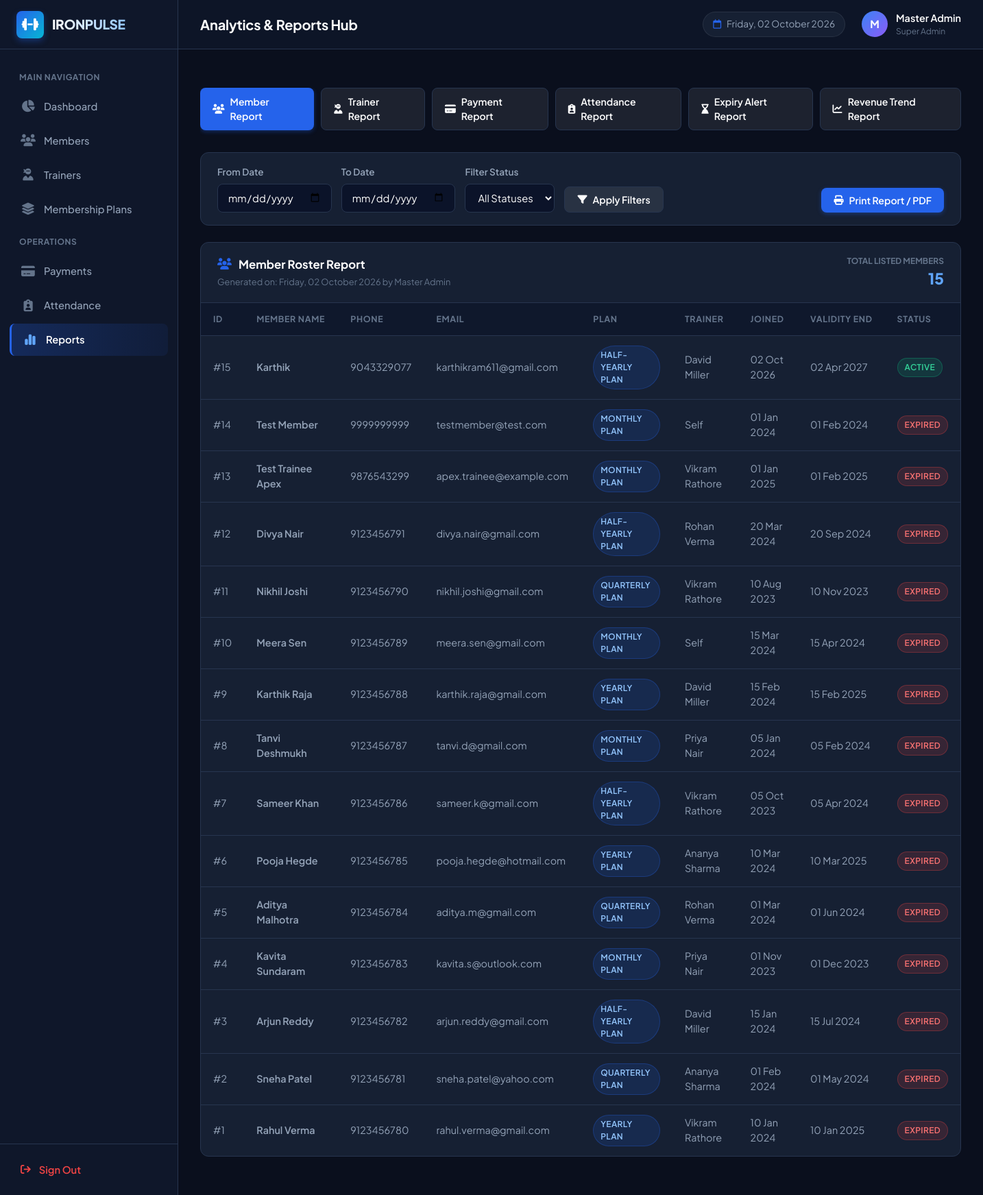
The page /reports (signed in) on the database its author committed.
### tables this page shows
CREATE TABLE members (
        id INTEGER PRIMARY KEY AUTOINCREMENT,
        full_name TEXT NOT NULL,
        email TEXT UNIQUE NOT NULL,
        phone TEXT NOT NULL,
        gender TEXT NOT NULL,
        dob TEXT,
        address TEXT,
        joining_date TEXT NOT NULL,
        trainer_id INTEGER,
        plan_id INTEGER,
        membership_start TEXT NOT NULL,
        membership_end TEXT NOT NULL,
        status TEXT DEFAULT 'Active',
        created_at TIMESTAMP DEFAULT CURRENT_TIMESTAMP,
        FOREIGN KEY (trainer_id) REFERENCES trainers(id) ON DELETE SET NULL,
        FOREIGN KEY (plan_id) REFERENCES membership_plans(id) ON DELETE SET NULL
    );

CREATE TABLE membership_plans (
        id INTEGER PRIMARY KEY AUTOINCREMENT,
        plan_name TEXT UNIQUE NOT NULL,
        duration_months INTEGER NOT NULL,
        price REAL NOT NULL,
        description TEXT,
        status TEXT DEFAULT 'Active',
        created_at TIMESTAMP DEFAULT CURRENT_TIMESTAMP
    );

CREATE TABLE trainers (
        id INTEGER PRIMARY KEY AUTOINCREMENT,
        name TEXT NOT NULL,
        email TEXT UNIQUE NOT NULL,
        phone TEXT NOT NULL,
        gender TEXT NOT NULL,
        specialization TEXT NOT NULL,
        experience INTEGER NOT NULL DEFAULT 1,
        salary REAL NOT NULL DEFAULT 0.00,
        joining_date TEXT NOT NULL,
        status TEXT DEFAULT 'Active',
        created_at TIMESTAMP DEFAULT CURRENT_TIMESTAMP
    );

### app.py (the view, shortened to what this page needs)
@app.route('/reports', methods=['GET'])
@app.route('/reports/<string:sub_report>', methods=['GET'])
@login_required
def reports(sub_report=None):
    report_type = sub_report or request.args.get('type', 'members')
    start_date = request.args.get('start_date', '')
    end_date = request.args.get('end_date', '')
    status_filter = request.args.get('status', '')
    report_data = []
    summary_metric = None
    if report_type == 'members':
        sql = """
            SELECT m.*, p.plan_name, t.name AS trainer_name
            FROM members m
            LEFT JOIN membership_plans p ON m.plan_id = p.id
            LEFT JOIN trainers t ON m.trainer_id = t.id
            WHERE 1=1
        """
        params = []
        if status_filter:
            sql += " AND m.status = %s"
            params.append(status_filter)
        if start_date:
            sql += " AND m.joining_date >= %s"
            params.append(start_date)
        if end_date:
            sql += " AND m.joining_date <= %s"
            params.append(end_date)
        sql += " ORDER BY m.id DESC"
        report_data = query_db(sql, tuple(params))
        summary_metric = {'label': 'Total Listed Members', 'value': len(report_data)}
    return render_template(
        'reports/reports.html',
        report_type=report_type,
        start_date=start_date,
        end_date=end_date,
        status=status_filter,
        report_data=report_data,
        summary_metric=summary_metric
    )

### app.py (called while the page is built)
@app.template_filter('format_date')
def date_filter(d):
    return format_date_display(d)

@app.context_processor
def inject_globals():
    return {
        'current_date': date.today().strftime('%A, %d %B %Y'),
        'today_ymd': date.today().strftime('%Y-%m-%d'),
        'current_admin': session.get('admin_name', 'Administrator'),
        'current_admin_user': session.get('admin_username', 'admin')
    }

### utils/database.py (called while the page is built, shortened)
def is_mysql_available():
    global _mysql_checked, _mysql_available
    if _mysql_checked:
        return _mysql_available

def get_db_connection():
    global DB_MODE
    DB_MODE = 'sqlite_fallback'
    os.makedirs(os.path.dirname(SQLITE_PATH), exist_ok=True)
    conn = sqlite3.connect(SQLITE_PATH, timeout=10)
    conn.row_factory = sqlite3.Row
    return conn

def query_db(query, args=(), one=False):
    conn = get_db_connection()
    try:
        if DB_MODE == 'mysql':
            cursor = conn.cursor(dictionary=True)
            cursor.execute(query, args)
            result = cursor.fetchall()
            cursor.close()
            return (result[0] if result else None) if one else result
        else:
            adapted_query = adapt_query_for_sqlite(query)
            cursor = conn.cursor()
            cursor.execute(adapted_query, args)
            rows = cursor.fetchall()
            result = [dict(row) for row in rows]
            cursor.close()
            return (result[0] if result else None) if one else result
    finally:
        conn.close()

### utils/helpers.py (called while the page is built)
def login_required(f):
    @wraps(f)
    def decorated_function(*args, **kwargs):
        if 'admin_logged_in' not in session or not session.get('admin_logged_in'):
            flash('Please log in first to access the dashboard.', 'warning')
            return redirect(url_for('login'))
        return f(*args, **kwargs)
    return decorated_function

def format_date_display(d):
    if not d:
        return "N/A"
    try:
        if isinstance(d, (datetime, date)):
            return d.strftime('%d %b %Y')
        parsed = datetime.strptime(str(d).split(' ')[0], '%Y-%m-%d')
        return parsed.strftime('%d %b %Y')
    except Exception:
        return str(d)

### templates/reports/reports.html (shortened to what this page needs)
{% extends 'base.html' %}
{% block page_title %}Analytics &amp; Reports Hub{% endblock %}
{% block content %}
<div class="no-print" style="display: flex; gap: 10px; margin-bottom: 24px; overflow-x: auto; padding-bottom: 8px;">
    <a href="{{ url_for('reports', type='members') }}" class="btn {% if report_type == 'members' %}btn-primary{% else %}btn-secondary{% endif %}">
        <i class="fa-solid fa-users"></i> Member Report
    </a>
    <a href="{{ url_for('reports', type='trainers') }}" class="btn {% if report_type == 'trainers' %}btn-primary{% else %}btn-secondary{% endif %}">
        <i class="fa-solid fa-user-ninja"></i> Trainer Report
    </a>
    <a href="{{ url_for('reports', type='payments') }}" class="btn {% if report_type == 'payments' %}btn-primary{% else %}btn-secondary{% endif %}">
        <i class="fa-solid fa-credit-card"></i> Payment Report
    </a>
    <a href="{{ url_for('reports', type='attendance') }}" class="btn {% if report_type == 'attendance' %}btn-primary{% else %}btn-secondary{% endif %}">
        <i class="fa-solid fa-clipboard-user"></i> Attendance Report
    </a>
    <a href="{{ url_for('reports', type='expiry') }}" class="btn {% if report_type == 'expiry' %}btn-primary{% else %}btn-secondary{% endif %}">
        <i class="fa-solid fa-hourglass-end"></i> Expiry Alert Report
    </a>
    <a href="{{ url_for('reports', type='revenue') }}" class="btn {% if report_type == 'revenue' %}btn-primary{% else %}btn-secondary{% endif %}">
        <i class="fa-solid fa-chart-line"></i> Revenue Trend Report
    </a>
</div>
<div class="card no-print" style="margin-bottom: 24px;">
    <div class="card-body" style="padding: 18px 24px;">
        <form action="{{ url_for('reports') }}" method="GET" style="display: flex; gap: 14px; align-items: flex-end; flex-wrap: wrap;">
            {% if report_type in ['members', 'payments', 'attendance'] %}
                <div class="form-group" style="margin-bottom: 0;">
                    <label class="form-label">From Date</label>
                    <input type="date" name="start_date" class="form-control" style="width: auto;" value="{{ start_date }}">
                </div>
                <div class="form-group" style="margin-bottom: 0;">
                    <label class="form-label">To Date</label>
                    <input type="date" name="end_date" class="form-control" style="width: auto;" value="{{ end_date }}">
                </div>
            {% endif %}
            {% if report_type in ['members', 'trainers', 'payments', 'attendance'] %}
                <div class="form-group" style="margin-bottom: 0;">
                    <label class="form-label">Filter Status</label>
                    <select name="status" class="form-select" style="width: auto;">
                        <option value="">All Statuses</option>
                    </select>
                </div>
            {% endif %}
            <button type="submit" class="btn btn-secondary">
                <i class="fa-solid fa-filter"></i> Apply Filters
            </button>
            <div style="margin-left: auto;">
                <button type="button" onclick="window.print()" class="btn btn-primary">
                    <i class="fa-solid fa-print"></i> Print Report / PDF
                </button>
            </div>
        </form>
    </div>
</div>
<div class="card">
    <div class="card-header">
        <div>
            <h2 class="card-title">
                {% if report_type == 'members' %}
                    <i class="fa-solid fa-users"></i> Member Roster Report
                {% elif report_type == 'trainers' %}
                    <i class="fa-solid fa-user-ninja"></i> Trainer Performance &amp; Payroll Report
                {% elif report_type == 'payments' %}
                    <i class="fa-solid fa-credit-card"></i> Revenue &amp; Payment Collections Report
                {% elif report_type == 'attendance' %}
                    <i class="fa-solid fa-clipboard-user"></i> Member Attendance Activity Report
                {% elif report_type == 'expiry' %}
                    <i class="fa-solid fa-triangle-exclamation" style="color: #f59e0b;"></i> Membership Expiry Watchlist (Upcoming 30 Days)
                {% elif report_type == 'revenue' %}
                    <i class="fa-solid fa-chart-line"></i> Monthly Revenue Aggregation Report
                {% endif %}
            </h2>
            <div style="color: var(--text-dim); font-size: 0.8rem; margin-top: 4px;">
                Generated on: {{ current_date }} by {{ current_admin }}
            </div>
        </div>
        {% if summary_metric %}
            <div style="text-align: right;">
                <div style="font-size: 0.75rem; text-transform: uppercase; color: var(--text-dim); font-weight: 700;">
                    {{ summary_metric.label }}
                </div>
                <div style="font-size: 1.4rem; font-weight: 800; color: #60a5fa;">
                    {{ summary_metric.value }}
                </div>
            </div>
        {% endif %}
    </div>
    <div class="table-responsive">
        {% if report_type == 'members' %}
        <table class="data-table">
            <thead>
                <tr>
                    <th>ID</th>
                    <th>Member Name</th>
                    <th>Phone</th>
                    <th>Email</th>
                    <th>Plan</th>
                    <th>Trainer</th>
                    <th>Joined</th>
                    <th>Validity End</th>
                    <th>Status</th>
                </tr>
            </thead>
            <tbody>
                {% for m in report_data %}
                    <tr>
                        <td>#{{ m.id }}</td>
                        <td class="table-member-name">{{ m.full_name }}</td>
                        <td>{{ m.phone }}</td>
                        <td>{{ m.email }}</td>
                        <td><span class="badge badge-plan">{{ m.plan_name or 'None' }}</span></td>
                        <td>{{ m.trainer_name or 'Self' }}</td>
                        <td>{{ m.joining_date | format_date }}</td>
                        <td>{{ m.membership_end | format_date }}</td>
                        <td><span class="badge badge-{{ m.status | lower }}">{{ m.status }}</span></td>
                    </tr>
                {% endfor %}
            </tbody>
        </table>
        {% endif %}
    </div>
</div>
{% endblock %}

### static/css/style.css (style rules this page uses)
:root { --bg-main: #0a0f1d; --bg-sidebar: #0f172a; --bg-card: #162033; --bg-card-hover: #1e293b; --bg-input: #0b1329; --border-color: #27354f; --border-light: rgba(255, 255, 255, 0.08); --primary: #2563eb; --primary-hover: #1d4ed8; --primary-glow: rgba(37, 99, 235, 0.35); --accent-cyan: #06b6d4; --success: #10b981; --success-bg: rgba(16, 185, 129, 0.15); --danger: #ef4444; --danger-bg: rgba(239, 68, 68, 0.15); --warning: #f59e0b; --warning-bg: rgba(245, 158, 11, 0.15); --info: #3b82f6; --info-bg: rgba(59, 130, 246, 0.15); --text-main: #f8fafc; --text-muted: #94a3b8; --text-dim: #64748b; --sidebar-width: 260px; --topbar-height: 72px; --radius-sm: 8px; --radius-md: 12px; --radius-lg: 16px; --radius-pill: 9999px; --shadow-sm: 0 2px 4px rgba(0, 0, 0, 0.2); --shadow-md: 0 4px 12px rgba(0, 0, 0, 0.3); --shadow-lg: 0 10px 25px rgba(0, 0, 0, 0.4); --transition: all 0.2s ease-in-out; }
* { margin: 0; padding: 0; box-sizing: border-box; }
body { font-family: 'Plus Jakarta Sans', -apple-system, BlinkMacSystemFont, 'Segoe UI', Roboto, sans-serif; background-color: var(--bg-main); color: var(--text-main); line-height: 1.5; overflow-x: hidden; -webkit-font-smoothing: antialiased; }
a { color: inherit; text-decoration: none; }
.card { background-color: var(--bg-card); border: 1px solid var(--border-color); border-radius: var(--radius-md); overflow: hidden; margin-bottom: 24px; }
.card-header { padding: 18px 24px; border-bottom: 1px solid var(--border-color); display: flex; align-items: center; justify-content: space-between; gap: 16px; flex-wrap: wrap; }
.card-title { font-size: 1.05rem; font-weight: 700; color: #fff; display: flex; align-items: center; gap: 10px; }
.card-title i { color: var(--primary); }
.card-body { padding: 24px; }
.table-responsive { width: 100%; overflow-x: auto; }
.data-table { width: 100%; border-collapse: collapse; text-align: left; font-size: 0.9rem; }
.data-table th { background-color: rgba(11, 19, 41, 0.6); color: var(--text-dim); font-weight: 700; font-size: 0.78rem; text-transform: uppercase; letter-spacing: 0.05em; padding: 14px 18px; border-bottom: 1px solid var(--border-color); white-space: nowrap; }
.data-table td { padding: 14px 18px; border-bottom: 1px solid var(--border-color); color: var(--text-muted); vertical-align: middle; }
.data-table tbody tr { transition: var(--transition); }
.data-table tbody tr:last-child td { border-bottom: none; }
.table-member-name { font-weight: 600; color: #fff; }
.badge { display: inline-flex; align-items: center; gap: 6px; padding: 4px 10px; border-radius: var(--radius-pill); font-size: 0.75rem; font-weight: 600; text-transform: uppercase; letter-spacing: 0.03em; }
.badge-active, .badge-paid, .badge-present { background-color: var(--success-bg); color: #34d399; border: 1px solid rgba(16, 185, 129, 0.3); }
.badge-expired, .badge-failed, .badge-absent { background-color: var(--danger-bg); color: #f87171; border: 1px solid rgba(239, 68, 68, 0.3); }
.badge-plan { background-color: rgba(37, 99, 235, 0.15); color: #93c5fd; border: 1px solid rgba(37, 99, 235, 0.3); }
.btn { display: inline-flex; align-items: center; justify-content: center; gap: 8px; padding: 9px 18px; font-size: 0.88rem; font-weight: 600; border-radius: var(--radius-sm); border: none; cursor: pointer; transition: var(--transition); text-decoration: none; font-family: inherit; }
.btn-primary { background-color: var(--primary); color: #fff; box-shadow: 0 2px 6px var(--primary-glow); }
.btn-secondary { background-color: rgba(255, 255, 255, 0.08); color: #fff; border: 1px solid var(--border-color); }
.form-group { display: flex; flex-direction: column; gap: 6px; }
.form-label { font-size: 0.85rem; font-weight: 600; color: var(--text-muted); }
.form-control, .form-select { background-color: var(--bg-input); border: 1px solid var(--border-color); color: #fff; padding: 10px 14px; border-radius: var(--radius-sm); font-size: 0.92rem; font-family: inherit; transition: var(--transition); width: 100%; }
.form-control::placeholder { color: var(--text-dim); }

### rows shown on the page
members: id "15", full_name "Karthik", phone "9043329077", email "karthikram611@gmail.com", plan_name "HALF-YEARLY PLAN", name "David Miller", joining_date "02 Oct 2026", membership_end "02 Apr 2027", status "ACTIVE"
members: id "14", full_name "Test Member", phone "9999999999", email "testmember@test.com", plan_name "MONTHLY PLAN", trainer_name "Self", joining_date "01 Jan 2024", membership_end "01 Feb 2024", status "EXPIRED"
members: id "13", full_name "Test Trainee Apex", phone "9876543299", email "apex.trainee@example.com", plan_name "MONTHLY PLAN", name "Vikram Rathore", joining_date "01 Jan 2025", membership_end "01 Feb 2025", status "EXPIRED"
members: id "12", full_name "Divya Nair", phone "9123456791", email "divya.nair@gmail.com", plan_name "HALF-YEARLY PLAN", name "Rohan Verma", joining_date "20 Mar 2024", membership_end "20 Sep 2024", status "EXPIRED"
members: id "11", full_name "Nikhil Joshi", phone "9123456790", email "nikhil.joshi@gmail.com", plan_name "QUARTERLY PLAN", name "Vikram Rathore", joining_date "10 Aug 2023", membership_end "10 Nov 2023", status "EXPIRED"
members: id "10", full_name "Meera Sen", phone "9123456789", email "meera.sen@gmail.com", plan_name "MONTHLY PLAN", trainer_name "Self", joining_date "15 Mar 2024", membership_end "15 Apr 2024", status "EXPIRED"
members: id "9", full_name "Karthik Raja", phone "9123456788", email "karthik.raja@gmail.com", plan_name "YEARLY PLAN", name "David Miller", joining_date "15 Feb 2024", membership_end "15 Feb 2025", status "EXPIRED"
members: id "8", full_name "Tanvi Deshmukh", phone "9123456787", email "tanvi.d@gmail.com", plan_name "MONTHLY PLAN", name "Priya Nair", joining_date "05 Jan 2024", membership_end "05 Feb 2024", status "EXPIRED"
members: id "7", full_name "Sameer Khan", phone "9123456786", email "sameer.k@gmail.com", plan_name "HALF-YEARLY PLAN", name "Vikram Rathore", joining_date "05 Oct 2023", membership_end "05 Apr 2024", status "EXPIRED"
members: id "6", full_name "Pooja Hegde", phone "9123456785", email "pooja.hegde@hotmail.com", plan_name "YEARLY PLAN", name "Ananya Sharma", joining_date "10 Mar 2024", membership_end "10 Mar 2025", status "EXPIRED"
members: id "5", full_name "Aditya Malhotra", phone "9123456784", email "aditya.m@gmail.com", plan_name "QUARTERLY PLAN", name "Rohan Verma", joining_date "01 Mar 2024", membership_end "01 Jun 2024", status "EXPIRED"
members: id "4", full_name "Kavita Sundaram", phone "9123456783", email "kavita.s@outlook.com", plan_name "MONTHLY PLAN", name "Priya Nair", joining_date "01 Nov 2023", membership_end "01 Dec 2023", status "EXPIRED"
members: id "3", full_name "Arjun Reddy", phone "9123456782", email "arjun.reddy@gmail.com", plan_name "HALF-YEARLY PLAN", name "David Miller", joining_date "15 Jan 2024", membership_end "15 Jul 2024", status "EXPIRED"
members: id "2", full_name "Sneha Patel", phone "9123456781", email "sneha.patel@yahoo.com", plan_name "QUARTERLY PLAN", name "Ananya Sharma", joining_date "01 Feb 2024", membership_end "01 May 2024", status "EXPIRED"
members: id "1", full_name "Rahul Verma", phone "9123456780", email "rahul.verma@gmail.com", plan_name "YEARLY PLAN", name "Vikram Rathore", joining_date "10 Jan 2024", membership_end "10 Jan 2025", status "EXPIRED"

### other values the page prints
{{ current_admin[0] | upper if current_admin else 'A' }} "M"
{{ current_admin }} "Master Admin"
{{ summary_metric.label }} "TOTAL LISTED MEMBERS"
{{ summary_metric.value }} "15"
